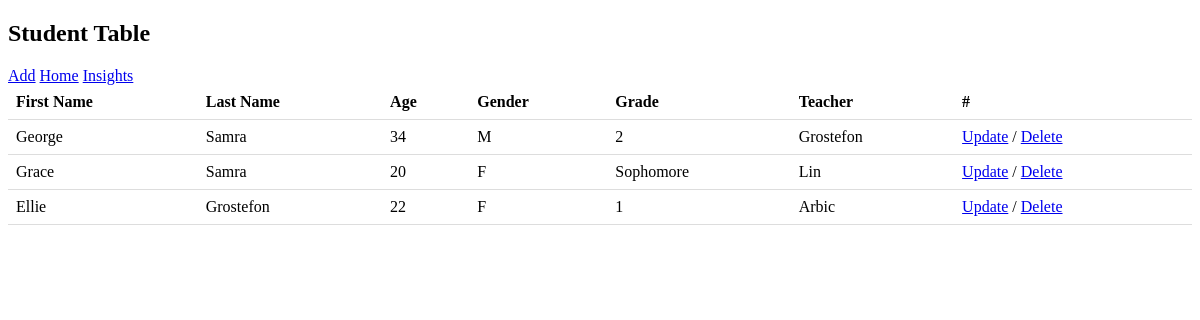
/students/, run on an earlier commit of the app's database.
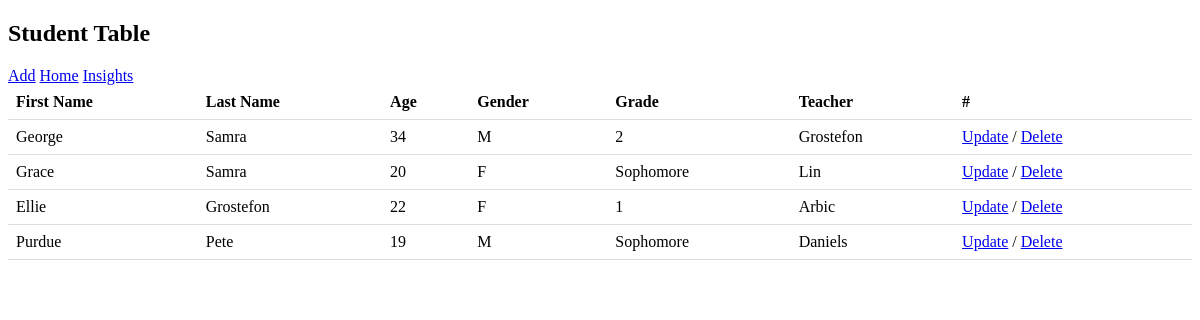
And on a later commit of the database.
### cs348proj/models.py (models this page shows, shortened)
class Student(models.Model):
    sID = models.IntegerField(
        primary_key=True, unique=True, auto_created=True, db_index=True)
    firstname = models.CharField(max_length=30)
    lastname = models.CharField(max_length=30)
    age = models.IntegerField()
    grade = models.CharField(max_length=10)
    gender = models.CharField(choices=GENDERCHOICES)
    teacher = models.CharField(max_length=30)

### cs348proj/views.py (the view)
# urls.py: path("students/", views.students, name="Student"),
def students(request):
    students = Student.objects.all()
    return render(request, "student.html", {"students": students})

### cs348proj/templates/student.html (shortened to what this page needs)
<!DOCTYPE html>
<html lang="en">
   <head>
  </head>
</head>
<body>
<h2>Student Table</h2>
<a href="/add_stud">Add</a>
<a href = "/">Home</a>
<a href = "/stud_data">Insights</a>
<table>
  <tr>
    <th>First Name</th>
    <th>Last Name</th>
    <th>Age</th>
    <th>Gender</th>
    <th>Grade</th>
    <th>Teacher</th>
    <th>#</th>
  </tr>
  {% for student in students %}
  <tr>
   <td>{{student.firstname}}</td>
   <td>{{student.lastname}}</td>
   <td>{{student.age}}</td>
   <td>{{student.gender}}</td>
   <td>{{student.grade}}</td>
   <td>{{student.teacher}}</td>
   <td><a href="{% url 'UpdateStudent' student.sID %}">Update</a> / <a href="{% url 'DeleteStudent' student.sID %}">Delete</a></td>
  </tr>
  {% endfor%}
</table>
</body>
</html>

What changed in the data, as far as the page shows it:
added Student: firstname "Purdue", lastname "Pete", age "19", gender "M", grade "Sophomore", teacher "Daniels"
